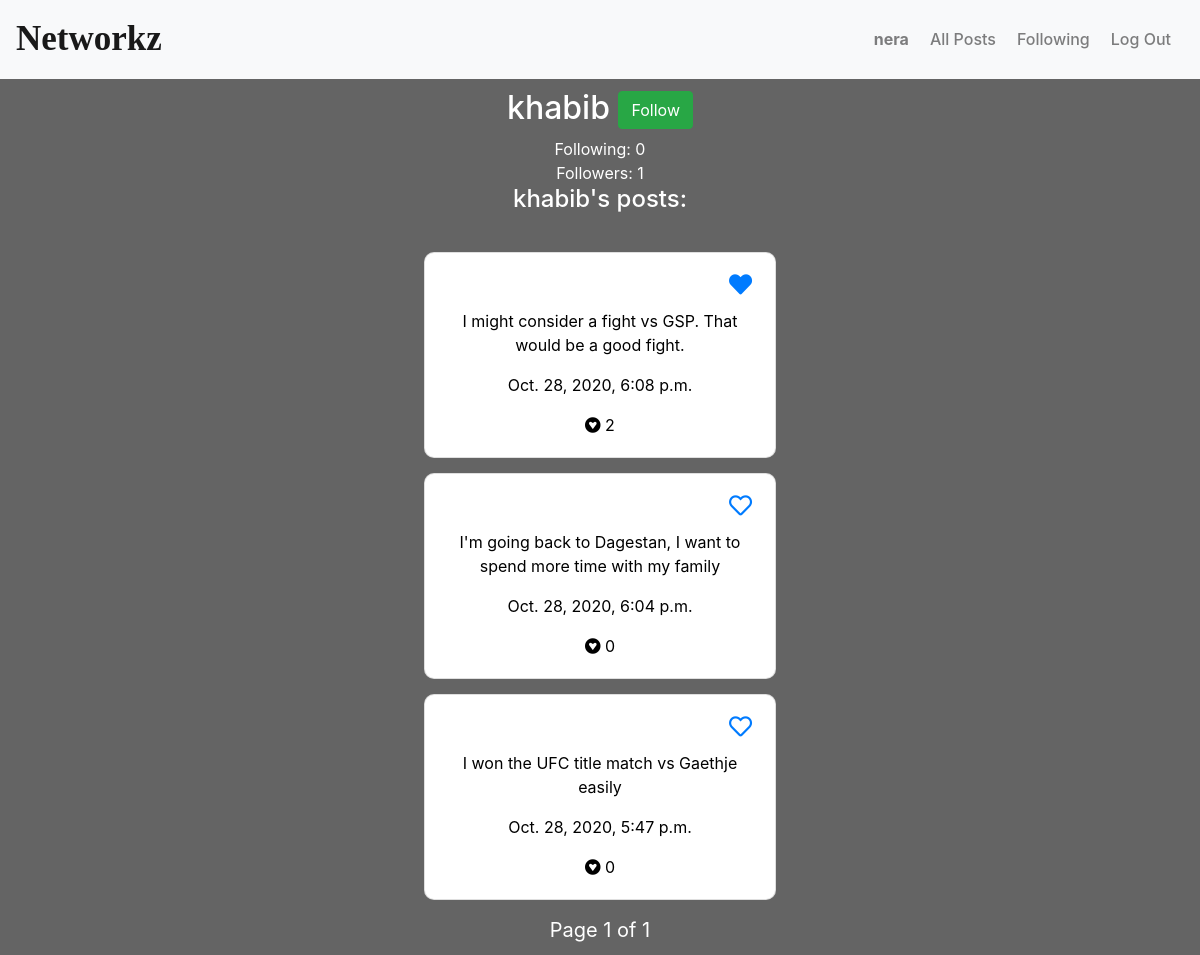
The app's page /profile/4 (signed in) with its own data.
### network/models.py (models this page shows, shortened)
class User(AbstractUser):
    pass

class Post(models.Model):
    content = models.TextField()
    time_posted = models.DateTimeField(auto_now_add=True)
    likes = models.IntegerField(default=0)
    user = models.ForeignKey("User", on_delete=models.CASCADE,
                             related_name="posts")
    def user_like(self, user):
        return True if self.liked_by.filter(likes=user) else False

### network/views.py (the view)
# urls.py: path("profile/<int:id>", views.profile, name="profile")
def profile(request, id):
    user = User.objects.get(id=id)
    posts = user.posts.order_by('-time_posted')
    annotated_posts = [{"id": post.id, "content": post.content, "time_posted": post.time_posted,
                    "user": post.user, "likes": post.likes, "liked": post.user_like(request.user)} for post in posts]
    paginator = Paginator(annotated_posts, 10)
    page_number = request.GET.get('page', 1)
    page_obj = paginator.get_page(page_number)
    is_following = True if request.user.following.filter(following_user_id=id) else False
    following = user.following.count()
    followers = user.followers.count()
    return render(request, "network/profile.html", {'page_obj': page_obj,
         'profile': user,'following': following, 'followers': followers,
         'is_following': is_following})

### network/templates/network/profile.html (shortened to what this page needs)
{% extends "network/layout.html" %}  {% block body %}
<div class="all-posts container">
  <h2>
    {{ profile.username }} {% if user.id != profile.id and not is_following %}
    <button class="btn btn-success" id="follow">Follow</button>
    {% elif user.id != profile.id and is_following %}
    <button class="btn btn-danger" id="follow">Unfollow</button>
    {% endif %}
  </h2>
  <div class="">Following: {{ following }}</div>
  <div class="" id="followers">Followers: {{ followers }}</div>
  <h4>{{ profile.username }}'s posts:</h4>
  <div id="posts">
    {% if page_obj %} {% for post in page_obj %}
    <div
      class="card"
      style="width: 22rem; margin-left: auto; margin-right: auto"
      id="d{{ post.id }}"
    >
      <div class="card-body">
        <div class="card-headers">
          {% if user.id != post.user.id and user.is_authenticated %}
          <a
            href="#"
            class="card-link"
            id="p{{ post.id }}"
            style="margin-right: 0; margin-left: auto;"
          >
            {% if post.liked %}
            <i class="fas fa-heart"></i>
            {% else %}
            <i class="far fa-heart"></i>
            {% endif %}
          </a>
          {% endif %}
        </div>
        <p class="card-text" id="post-content">{{ post.content }}</p>
        <p class="card-text">{{ post.time_posted }}</p>
        <p class="card-text" id="p{{ post.id }}p">
          <i class="fab fa-gratipay"></i> {{ post.likes }}
        </p>
      </div>
      </div>
      {% endfor %} {% endif %}
    </div>
    <footer>
      <div class="pagination">
        <span class="step-links">
          <span class="current">
            Page {{ page_obj.number }} of {{ page_obj.paginator.num_pages }}
          </span>
        </span>
      </div>
    </footer>
  </div>
  {% endblock %}

### network/templates/network/layout.html (shortened to what this page needs)
{% load static %}
<!DOCTYPE html>
<html lang="en">
  <head>
    <link
      rel="stylesheet"
      href="https://stackpath.bootstrapcdn.com/bootstrap/4.4.1/css/bootstrap.min.css"
    />
    <link
      rel="stylesheet"
      href="https://cdnjs.cloudflare.com/ajax/libs/font-awesome/5.15.1/css/all.min.css"
    />
    <link href="{% static 'network/styles.css' %}" rel="stylesheet" />
  </head>
  <body>
    <nav class="navbar navbar-expand-lg navbar-light bg-light">
      <a class="navbar-brand" href="{% url 'index' %}">Networkz</a>
      <div class="nav-links">
        <ul class="navbar-nav">
          {% if user.is_authenticated %}
          <li class="nav-item">
            <a class="nav-link" href="{% url 'profile' user.id %}" id="user"
              ><strong>{{ user.username }}</strong></a
            >
          </li>
          {% endif %}
          <li class="nav-item">
            <a class="nav-link" href="{% url 'index' %}">All Posts</a>
          </li>
          {% if user.is_authenticated %}
          <li class="nav-item">
            <a class="nav-link" href="{% url 'following' %}">Following</a>
          </li>
          <li class="nav-item">
            <a class="nav-link" href="{% url 'logout' %}">Log Out</a>
          </li>
          {% endif %}
        </ul>
      </div>
    </nav>
    <div class="body">
      {% block body %} {% endblock %}
    </div>
  </body>
</html>

### network/static/network/styles.css (style rules this page uses)
html { font-family: "Sansita Swashed", cursive; }
.all-posts { margin-left: auto; margin-right: auto; padding: 10px; text-align: center; }
.card { margin-top: 15px; margin-bottom: 15px; }
.pagination { font-size: 20px; position: relative; justify-content: center; align-items: center; }
.current { margin-right: 10px; margin-left: 10px; }
.fa-heart { pointer-events: none; font-size: 23px; }
.navbar-brand { font-family: "Great Vibes", cursive; font-size: 35px; font-weight: bolder; }
.nav-links { float: right; margin-right: 0; margin-left: auto; text-align: right; }
.body { background-color: rgb(100, 100, 100); color: white; min-height: 100vh; }
.card { color: black; border-radius: 10px; }
.card-headers { display: inline-flex; text-align: none; min-width: 19rem; justify-content: space-between; margin-bottom: 10px; }
#posts { padding-top: 15px; }
.nav-item { color: black; font-weight: 500; margin-right: 5px; }

### records on screen
User: username "nera"
User: username "khabib", content "I might consider a fight vs GSP. That would be a good fight.", time_posted "Oct. 28, 2020, 6:08 p.m.", likes "2", content "I'm going back to Dagestan, I want to spend more time with my family", time_posted "Oct. 28, 2020, 6:04 p.m.", likes "0", content "I won the UFC title match vs Gaethje easily", time_posted "Oct. 28, 2020, 5:47 p.m."

### other values on screen
{{ following }} "0"
{{ followers }} "1"
{{ page_obj.number }} "1"
{{ page_obj.paginator.num_pages }} "1"
